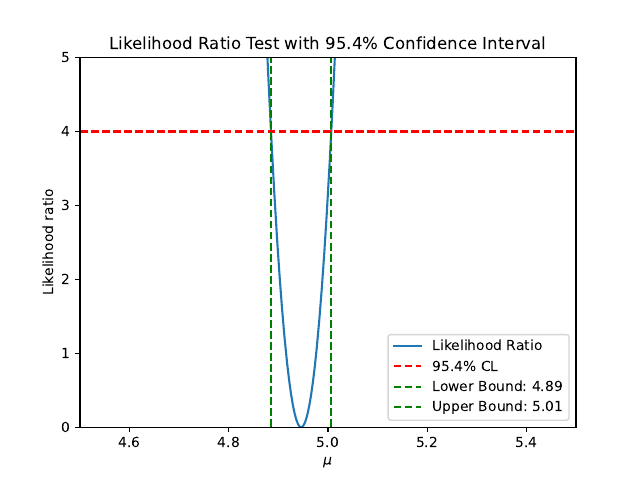

Source code (Python):
import numpy as np
import matplotlib.pyplot as plt
from scipy.stats import chi2
import uproot

data = uproot.open("/home/public/data/GaussData.root:tree")["x_observed"]

def logL(data, mu, sigma):
    return -0.5 * np.sum(((data - mu) / sigma) ** 2 + np.log(2 * np.pi * sigma**2))

def likelihood_ratio(mu, data):
    mu_1 = np.mean(data)
    sigma_1 = np.std(data,ddof=1)
    logL_0 = logL(data,mu, sigma_1)
    logL_1 = logL(data, mu_1, sigma_1)
    return -2 * (logL_0 - logL_1)

mu_values = np.linspace(4.5, 5.5, 1000)  
lr_values = np.array([likelihood_ratio(mu, data) for mu in mu_values])

CL95p4 = 4 #95.4% CI for ndof=1

inside = np.where(lr_values <= CL95p4)[0]

lower_bound = mu_values[inside[0]]
upper_bound = mu_values[inside[-1]]


plt.plot(mu_values, lr_values, label='Likelihood Ratio')
plt.axhline(y=CL95p4, color='r', linestyle='--', label='95.4% CL')
if lower_bound and upper_bound:
    plt.axvline(x=lower_bound, color='g', linestyle='--', label=f'Lower Bound: {lower_bound:.2f}')
    plt.axvline(x=upper_bound, color='g', linestyle='--', label=f'Upper Bound: {upper_bound:.2f}')

plt.xlim(4.5, 5.5)

plt.ylim(0, 5)

plt.xlabel(r'$\mu$')
plt.ylabel('Likelihood ratio')
plt.title('Likelihood Ratio Test with 95.4% Confidence Interval')
plt.legend(loc='lower right')
plt.savefig("Problem_3.pdf")

print(f'95.4% Confidence Interval for mu: ({lower_bound:.2f}, {upper_bound:.2f})')
